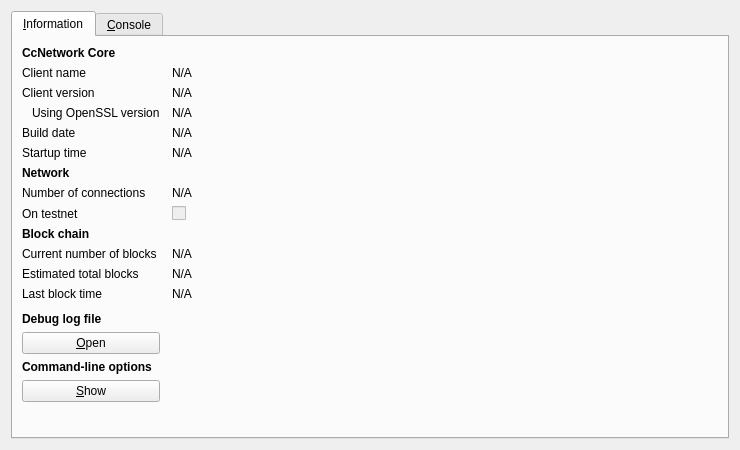
<?xml version="1.0" encoding="UTF-8"?>
<ui version="4.0">
 <class>RPCConsole</class>
 <widget class="QDialog" name="RPCConsole">
  <property name="geometry">
   <rect>
    <x>0</x>
    <y>0</y>
    <width>740</width>
    <height>450</height>
   </rect>
  </property>
  <property name="windowTitle">
   <string>CcNetwork - Debug window</string>
  </property>
  <layout class="QVBoxLayout" name="verticalLayout_2">
   <item>
    <widget class="QTabWidget" name="tabWidget">
     <property name="currentIndex">
      <number>0</number>
     </property>
     <widget class="QWidget" name="tab_info">
      <attribute name="title">
       <string>&amp;Information</string>
      </attribute>
      <layout class="QGridLayout" name="gridLayout" columnstretch="0,1">
       <property name="horizontalSpacing">
        <number>12</number>
       </property>
       <item row="0" column="0">
        <widget class="QLabel" name="label_9">
         <property name="font">
          <font>
           <weight>75</weight>
           <bold>true</bold>
          </font>
         </property>
         <property name="text">
          <string>CcNetwork Core</string>
         </property>
        </widget>
       </item>
       <item row="1" column="0">
        <widget class="QLabel" name="label_5">
         <property name="text">
          <string>Client name</string>
         </property>
        </widget>
       </item>
       <item row="1" column="1">
        <widget class="QLabel" name="clientName">
         <property name="cursor">
          <cursorShape>IBeamCursor</cursorShape>
         </property>
         <property name="text">
          <string>N/A</string>
         </property>
         <property name="textFormat">
          <enum>Qt::PlainText</enum>
         </property>
         <property name="textInteractionFlags">
          <set>Qt::LinksAccessibleByMouse|Qt::TextSelectableByKeyboard|Qt::TextSelectableByMouse</set>
         </property>
        </widget>
       </item>
       <item row="2" column="0">
        <widget class="QLabel" name="label_6">
         <property name="text">
          <string>Client version</string>
         </property>
        </widget>
       </item>
       <item row="2" column="1">
        <widget class="QLabel" name="clientVersion">
         <property name="cursor">
          <cursorShape>IBeamCursor</cursorShape>
         </property>
         <property name="text">
          <string>N/A</string>
         </property>
         <property name="textFormat">
          <enum>Qt::PlainText</enum>
         </property>
         <property name="textInteractionFlags">
          <set>Qt::LinksAccessibleByMouse|Qt::TextSelectableByKeyboard|Qt::TextSelectableByMouse</set>
         </property>
        </widget>
       </item>
       <item row="3" column="0">
        <widget class="QLabel" name="label_14">
         <property name="text">
          <string>Using OpenSSL version</string>
         </property>
         <property name="indent">
          <number>10</number>
         </property>
        </widget>
       </item>
       <item row="3" column="1">
        <widget class="QLabel" name="openSSLVersion">
         <property name="cursor">
          <cursorShape>IBeamCursor</cursorShape>
         </property>
         <property name="text">
          <string>N/A</string>
         </property>
         <property name="textFormat">
          <enum>Qt::PlainText</enum>
         </property>
         <property name="textInteractionFlags">
          <set>Qt::LinksAccessibleByMouse|Qt::TextSelectableByKeyboard|Qt::TextSelectableByMouse</set>
         </property>
        </widget>
       </item>
       <item row="4" column="0">
        <widget class="QLabel" name="label_12">
         <property name="text">
          <string>Build date</string>
         </property>
        </widget>
       </item>
       <item row="4" column="1">
        <widget class="QLabel" name="buildDate">
         <property name="cursor">
          <cursorShape>IBeamCursor</cursorShape>
         </property>
         <property name="text">
          <string>N/A</string>
         </property>
         <property name="textFormat">
          <enum>Qt::PlainText</enum>
         </property>
         <property name="textInteractionFlags">
          <set>Qt::LinksAccessibleByMouse|Qt::TextSelectableByKeyboard|Qt::TextSelectableByMouse</set>
         </property>
        </widget>
       </item>
       <item row="5" column="0">
        <widget class="QLabel" name="label_13">
         <property name="text">
          <string>Startup time</string>
         </property>
        </widget>
       </item>
       <item row="5" column="1">
        <widget class="QLabel" name="startupTime">
         <property name="cursor">
          <cursorShape>IBeamCursor</cursorShape>
         </property>
         <property name="text">
          <string>N/A</string>
         </property>
         <property name="textFormat">
          <enum>Qt::PlainText</enum>
         </property>
         <property name="textInteractionFlags">
          <set>Qt::LinksAccessibleByMouse|Qt::TextSelectableByKeyboard|Qt::TextSelectableByMouse</set>
         </property>
        </widget>
       </item>
       <item row="6" column="0">
        <widget class="QLabel" name="label_11">
         <property name="font">
          <font>
           <weight>75</weight>
           <bold>true</bold>
          </font>
         </property>
         <property name="text">
          <string>Network</string>
         </property>
        </widget>
       </item>
       <item row="7" column="0">
        <widget class="QLabel" name="label_7">
         <property name="text">
          <string>Number of connections</string>
         </property>
        </widget>
       </item>
       <item row="7" column="1">
        <widget class="QLabel" name="numberOfConnections">
         <property name="cursor">
          <cursorShape>IBeamCursor</cursorShape>
         </property>
         <property name="text">
          <string>N/A</string>
         </property>
         <property name="textFormat">
          <enum>Qt::PlainText</enum>
         </property>
         <property name="textInteractionFlags">
          <set>Qt::LinksAccessibleByMouse|Qt::TextSelectableByKeyboard|Qt::TextSelectableByMouse</set>
         </property>
        </widget>
       </item>
       <item row="8" column="0">
        <widget class="QLabel" name="label_8">
         <property name="text">
          <string>On testnet</string>
         </property>
        </widget>
       </item>
       <item row="8" column="1">
        <widget class="QCheckBox" name="isTestNet">
         <property name="enabled">
          <bool>false</bool>
         </property>
         <property name="text">
          <string/>
         </property>
        </widget>
       </item>
       <item row="9" column="0">
        <widget class="QLabel" name="label_10">
         <property name="font">
          <font>
           <weight>75</weight>
           <bold>true</bold>
          </font>
         </property>
         <property name="text">
          <string>Block chain</string>
         </property>
        </widget>
       </item>
       <item row="10" column="0">
        <widget class="QLabel" name="label_3">
         <property name="text">
          <string>Current number of blocks</string>
         </property>
        </widget>
       </item>
       <item row="10" column="1">
        <widget class="QLabel" name="numberOfBlocks">
         <property name="cursor">
          <cursorShape>IBeamCursor</cursorShape>
         </property>
         <property name="text">
          <string>N/A</string>
         </property>
         <property name="textFormat">
          <enum>Qt::PlainText</enum>
         </property>
         <property name="textInteractionFlags">
          <set>Qt::LinksAccessibleByMouse|Qt::TextSelectableByKeyboard|Qt::TextSelectableByMouse</set>
         </property>
        </widget>
       </item>
       <item row="11" column="0">
        <widget class="QLabel" name="label_4">
         <property name="text">
          <string>Estimated total blocks</string>
         </property>
        </widget>
       </item>
       <item row="11" column="1">
        <widget class="QLabel" name="totalBlocks">
         <property name="cursor">
          <cursorShape>IBeamCursor</cursorShape>
         </property>
         <property name="text">
          <string>N/A</string>
         </property>
         <property name="textFormat">
          <enum>Qt::PlainText</enum>
         </property>
         <property name="textInteractionFlags">
          <set>Qt::LinksAccessibleByMouse|Qt::TextSelectableByKeyboard|Qt::TextSelectableByMouse</set>
         </property>
        </widget>
       </item>
       <item row="12" column="0">
        <widget class="QLabel" name="label_2">
         <property name="text">
          <string>Last block time</string>
         </property>
        </widget>
       </item>
       <item row="12" column="1">
        <widget class="QLabel" name="lastBlockTime">
         <property name="cursor">
          <cursorShape>IBeamCursor</cursorShape>
         </property>
         <property name="text">
          <string>N/A</string>
         </property>
         <property name="textFormat">
          <enum>Qt::PlainText</enum>
         </property>
         <property name="textInteractionFlags">
          <set>Qt::LinksAccessibleByMouse|Qt::TextSelectableByKeyboard|Qt::TextSelectableByMouse</set>
         </property>
        </widget>
       </item>
       <item row="13" column="0">
        <spacer name="verticalSpacer_2">
         <property name="orientation">
          <enum>Qt::Vertical</enum>
         </property>
         <property name="sizeHint" stdset="0">
          <size>
           <width>20</width>
           <height>20</height>
          </size>
         </property>
        </spacer>
       </item>
       <item row="14" column="0">
        <widget class="QLabel" name="labelDebugLogfile">
         <property name="font">
          <font>
           <weight>75</weight>
           <bold>true</bold>
          </font>
         </property>
         <property name="text">
          <string>Debug log file</string>
         </property>
        </widget>
       </item>
       <item row="15" column="0">
        <widget class="QPushButton" name="openDebugLogfileButton">
         <property name="toolTip">
          <string>Open the CcNetwork debug log file from the current data directory. This can take a few seconds for large log files.</string>
         </property>
         <property name="text">
          <string>&amp;Open</string>
         </property>
         <property name="autoDefault">
          <bool>false</bool>
         </property>
        </widget>
       </item>
       <item row="16" column="0">
        <widget class="QLabel" name="labelCLOptions">
         <property name="font">
          <font>
           <weight>75</weight>
           <bold>true</bold>
          </font>
         </property>
         <property name="text">
          <string>Command-line options</string>
         </property>
        </widget>
       </item>
       <item row="17" column="0">
        <widget class="QPushButton" name="showCLOptionsButton">
         <property name="toolTip">
          <string>Show the CcNetwork-Qt help message to get a list with possible CcNetwork command-line options.</string>
         </property>
         <property name="text">
          <string>&amp;Show</string>
         </property>
         <property name="autoDefault">
          <bool>false</bool>
         </property>
        </widget>
       </item>
       <item row="18" column="0">
        <spacer name="verticalSpacer">
         <property name="orientation">
          <enum>Qt::Vertical</enum>
         </property>
         <property name="sizeHint" stdset="0">
          <size>
           <width>20</width>
           <height>40</height>
          </size>
         </property>
        </spacer>
       </item>
      </layout>
     </widget>
     <widget class="QWidget" name="tab_console">
      <attribute name="title">
       <string>&amp;Console</string>
      </attribute>
      <layout class="QVBoxLayout" name="verticalLayout_3">
       <property name="spacing">
        <number>3</number>
       </property>
       <item>
        <widget class="QTextEdit" name="messagesWidget">
         <property name="minimumSize">
          <size>
           <width>0</width>
           <height>100</height>
          </size>
         </property>
         <property name="readOnly">
          <bool>true</bool>
         </property>
         <property name="tabKeyNavigation" stdset="0">
          <bool>false</bool>
         </property>
         <property name="columnCount" stdset="0">
          <number>2</number>
         </property>
        </widget>
       </item>
       <item>
        <layout class="QHBoxLayout" name="horizontalLayout">
         <property name="spacing">
          <number>3</number>
         </property>
         <item>
          <widget class="QLabel" name="label">
           <property name="text">
            <string notr="true">&gt;</string>
           </property>
          </widget>
         </item>
         <item>
          <widget class="QLineEdit" name="lineEdit"/>
         </item>
         <item>
          <widget class="QPushButton" name="clearButton">
           <property name="maximumSize">
            <size>
             <width>24</width>
             <height>24</height>
            </size>
           </property>
           <property name="toolTip">
            <string>Clear console</string>
           </property>
           <property name="text">
            <string/>
           </property>
           <property name="icon">
            <iconset resource="../bitcoin.qrc">
             <normaloff>:/icons/remove</normaloff>:/icons/remove</iconset>
           </property>
           <property name="shortcut">
            <string notr="true">Ctrl+L</string>
           </property>
           <property name="autoDefault">
            <bool>false</bool>
           </property>
          </widget>
         </item>
        </layout>
       </item>
      </layout>
     </widget>
    </widget>
   </item>
  </layout>
 </widget>
 <resources>
  <include location="../bitcoin.qrc"/>
 </resources>
 <connections/>
</ui>
